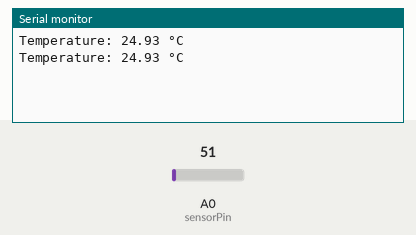
Recording of a sketch running on a simulated Arduino Uno, built with avr-gcc and run on an emulated ATmega328P. On the bench: the last lines printed to the serial monitor. Inputs (shaded band) come from the test bench; at power-on: A0 (sensorPin) = 51.

Above: at 1.8 s.
1.9 s: A0 (sensorPin) set to 61
At 2.8 s:
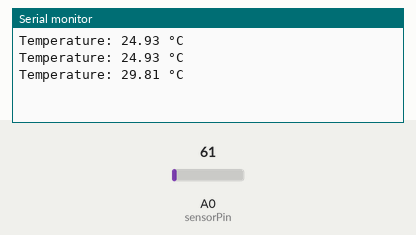
3.4 s: A0 (sensorPin) set to 71
At 4.6 s:
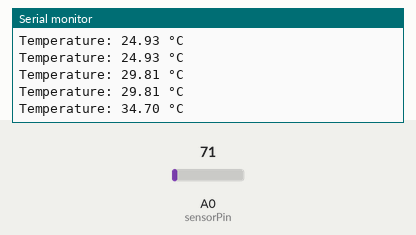
Timing chart, 0 to 6.4 s (numbered marks = the images above; inputs shaded):
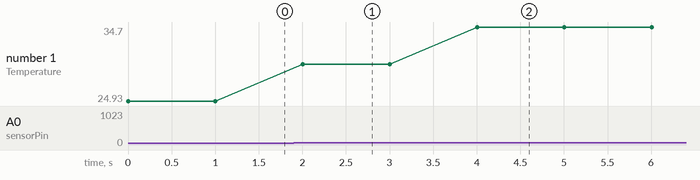

The sketch:

14.temperature_sensor.ino
```cpp
int sensorPin = A0; // LM35 is connected to analog pin A0
float temperature = 0;

void setup() {
  Serial.begin(9600);
}

void loop() {
  int sensorValue = analogRead(sensorPin); // Read the sensor value
  temperature = sensorValue * (5.0 / 1023.0) * 100; // Convert to Celsius
  Serial.print("Temperature: ");
  Serial.print(temperature);
  Serial.println(" °C");

  delay(1000); // Wait for 1 second before reading again
}
```

Measured:
- after the input at 1.9 s, the serial monitor: prints a new line after 0.10 s (image 1)
- after the input at 3.4 s, the serial monitor: prints a new line after 0.60 s (image 2)
- plotted number 1: 24.93 → 29.81 after the input at 1.9 s, 29.81 → 34.7 after the input at 3.4 s
